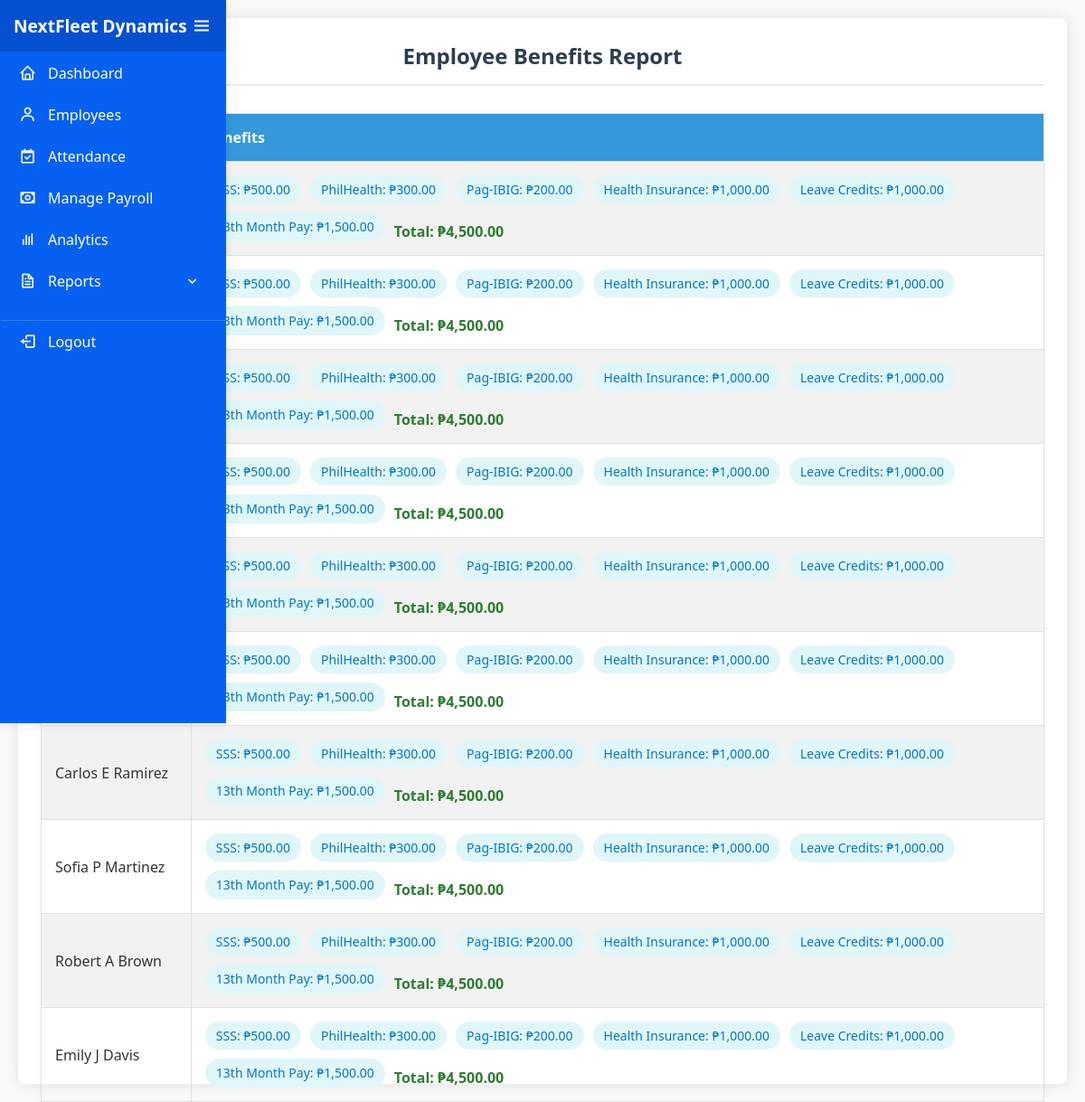
Page /php/benefits_report.php on the committed database.
### tables this page shows
CREATE TABLE `employee` (
  `id` int(11) NOT NULL,
  `first_name` varchar(50) NOT NULL,
  `middle_name` varchar(50) DEFAULT NULL,
  `last_name` varchar(50) NOT NULL,
  `email` varchar(100) NOT NULL,
  `contact` varchar(20) NOT NULL,
  `address` text NOT NULL,
  `age` int(11) NOT NULL,
  `dob` date NOT NULL,
  `gender` enum('male','female','other') NOT NULL,
  `position` varchar(50) NOT NULL,
  `department` varchar(50) NOT NULL,
  `date_hired` date NOT NULL,
  `created_at` timestamp NOT NULL DEFAULT current_timestamp()
);

### php/benefits_report.php (the view, shortened to what this page needs)
<?php
include 'db.php';
include 'admin_sidebar.php';
$sql = "SELECT id, first_name, middle_name, last_name FROM employee";
$result = $conn->query($sql);
?>
<!DOCTYPE html>
<html>
<head>
</head>
<body>
<div class="container">
    <h2>Employee Benefits Report</h2>
    <table>
        <tr>
            <th>Employee Name</th>
            <th>Benefits</th>
        </tr>
        <?php
        $benefits = [
            "SSS" => 500,
            "PhilHealth" => 300,
            "Pag-IBIG" => 200,
            "Health Insurance" => 1000,
            "Leave Credits" => 1000,
            "13th Month Pay" => 1500
        ];
        if ($result->num_rows > 0) {
            while ($row = $result->fetch_assoc()) {
                $fullname = $row['first_name'] . ' ' .
                            ($row['middle_name'] ? $row['middle_name'] . ' ' : '') .
                            $row['last_name'];
                echo "<tr>";
                echo "<td>$fullname</td>";
                echo "<td><div class='benefits-list'>";
                $total = 0;
                foreach ($benefits as $benefitName => $amount) {
                    echo "<span class='benefit-item'>$benefitName: ₱" . number_format($amount, 2) . "</span>";
                    $total += $amount;
                }
                echo "<span class='total'>Total: ₱" . number_format($total, 2) . "</span>";
                echo "</div></td>";
                echo "</tr>";
            }
        } else {
            echo "<tr><td colspan='2' class='no-data'>No employees found.</td></tr>";
        }
        ?>
    </table>
</div>
</body>
</html>

### php/admin_sidebar.php (shortened to what this page needs)
<head>
<link href="https://cdn.jsdelivr.net/npm/boxicons@2.1.4/css/boxicons.min.css" rel="stylesheet">
<link rel="stylesheet" href="../css/admin_sidebar.css?v=<?php echo time(); ?>">
</head>
<div class="sidebar" id="sidebar">
  <div class="sidebar-header">
      <h3>NextFleet Dynamics</h3>
      <button class="toggle-sidebar" id="toggleSidebar">
          <i class="bx bx-menu"></i>
      </button>
  </div>
  <a href="admindashboard.php"><i class="bx bx-home"></i> <span>Dashboard</span></a>
  <a href="manage_employees.php"><i class="bx bx-user"></i> <span>Employees</span></a>
  <a href="attendance_calendar.php"><i class="bx bx-calendar-check"></i><span>Attendance</span></a>
  <a href="manage_payroll.php"><i class="bx bx-money"></i> <span>Manage Payroll</span></a>
  <a href="analytics.php"><i class="bx bx-bar-chart"></i> <span>Analytics</span></a>
  <div class="sidebar-submenu">
    <a href="#" class="submenu-toggle">
        <i class="bx bx-file"></i> <span>Reports</span>
        <i class="bx bx-chevron-down submenu-icon"></i>
    </a>
  </div>
  <a href="../logout.php" class="logout"><i class="bx bx-log-out"></i> <span>Logout</span></a>
</div>

### css/admin_sidebar.css (style rules this page uses)
* { margin: 0; padding: 0; box-sizing: border-box; }
body { font-family: 'Arial', sans-serif; background-color: #f4f6f9; display: flex; min-height: 100vh; }
.sidebar { width: 250px; height: 100vh; background-color: #0660f1; color: white; position: fixed; top: 0; left: 0; overflow-y: auto; transition: width 0.3s ease; z-index: 1000; box-shadow: 0 0 10px rgba(0, 0, 0, 0.1); }
.sidebar-header { padding: 15px; display: flex; align-items: center; justify-content: space-between; background-color: #0550d1; border-bottom: 1px solid rgba(9, 92, 247, 0.966); }
.sidebar-header h3 { margin: 0; font-size: 1.2rem; font-weight: 600; color: white; }
.toggle-sidebar { background: transparent; border: none; color: white; cursor: pointer; font-size: 1.5rem; display: flex; align-items: center; justify-content: center; }
.sidebar a { display: flex; align-items: center; padding: 12px 15px; color: white; text-decoration: none; transition: background-color 0.2s ease; border-left: 3px solid transparent; }
.sidebar a i { margin-right: 10px; font-size: 1.2rem; min-width: 25px; text-align: center; }
.sidebar-submenu { position: relative; }
.submenu-toggle { cursor: pointer; position: relative; }
.submenu-icon { position: absolute; right: 15px; top: 50%; transform: translateY(-50%); transition: transform 0.3s ease; }
.logout { margin-top: 20px; border-top: 1px solid rgba(255, 255, 255, 0.2); padding-top: 15px; }

### php/benefits_report.php (style rules this page uses)
body { font-family: 'Segoe UI', Tahoma, Geneva, Verdana, sans-serif; padding: 20px; background-color: #f9f9f9; color: #333; }
.container { max-width: 1200px; margin: 0 auto; background-color: white; padding: 25px; border-radius: 8px; box-shadow: 0 0 15px rgba(0, 0, 0, 0.1); }
h2 { text-align: center; color: #2c3e50; margin-bottom: 30px; padding-bottom: 15px; border-bottom: 2px solid #eaeaea; }
table { width: 100%; border-collapse: collapse; margin-top: 20px; box-shadow: 0 0 8px rgba(0, 0, 0, 0.05); }
th, td { padding: 15px; text-align: left; border: 1px solid #e0e0e0; }
th { background-color: #3498db; color: white; font-weight: 600; }
tr:nth-child(even) { background-color: #f2f2f2; }
.benefits-list { display: flex; flex-wrap: wrap; gap: 10px; list-style: none; padding: 0; }
.benefit-item { background-color: #e0f7fa; padding: 6px 12px; border-radius: 30px; color: #0277bd; font-size: 14px; display: inline-block; }
.total { font-weight: bold; color: #2e7d32; margin-top: 10px; display: block; }

### rows in the picture
employee: benefitName "SSS", amount "500.00", benefitName "PhilHealth", amount "300.00", benefitName "Pag-IBIG", amount "200.00", benefitName "Health Insurance", amount "1,000.00", benefitName "Leave Credits", benefitName "13th Month Pay", amount "1,500.00", total "4,500.00"
employee: benefitName "SSS", amount "500.00", benefitName "PhilHealth", amount "300.00", benefitName "Pag-IBIG", amount "200.00", benefitName "Health Insurance", amount "1,000.00", benefitName "Leave Credits", benefitName "13th Month Pay", amount "1,500.00", total "4,500.00"
employee: benefitName "SSS", amount "500.00", benefitName "PhilHealth", amount "300.00", benefitName "Pag-IBIG", amount "200.00", benefitName "Health Insurance", amount "1,000.00", benefitName "Leave Credits", benefitName "13th Month Pay", amount "1,500.00", total "4,500.00"
employee: benefitName "SSS", amount "500.00", benefitName "PhilHealth", amount "300.00", benefitName "Pag-IBIG", amount "200.00", benefitName "Health Insurance", amount "1,000.00", benefitName "Leave Credits", benefitName "13th Month Pay", amount "1,500.00", total "4,500.00"
employee: benefitName "SSS", amount "500.00", benefitName "PhilHealth", amount "300.00", benefitName "Pag-IBIG", amount "200.00", benefitName "Health Insurance", amount "1,000.00", benefitName "Leave Credits", benefitName "13th Month Pay", amount "1,500.00", total "4,500.00"
employee: benefitName "SSS", amount "500.00", benefitName "PhilHealth", amount "300.00", benefitName "Pag-IBIG", amount "200.00", benefitName "Health Insurance", amount "1,000.00", benefitName "Leave Credits", benefitName "13th Month Pay", amount "1,500.00", total "4,500.00"
employee: fullname "Carlos E Ramirez", benefitName "SSS", amount "500.00", benefitName "PhilHealth", amount "300.00", benefitName "Pag-IBIG", amount "200.00", benefitName "Health Insurance", amount "1,000.00", benefitName "Leave Credits", benefitName "13th Month Pay", amount "1,500.00", total "4,500.00"
employee: fullname "Sofia P Martinez", benefitName "SSS", amount "500.00", benefitName "PhilHealth", amount "300.00", benefitName "Pag-IBIG", amount "200.00", benefitName "Health Insurance", amount "1,000.00", benefitName "Leave Credits", benefitName "13th Month Pay", amount "1,500.00", total "4,500.00"
employee: fullname "Robert A Brown", benefitName "SSS", amount "500.00", benefitName "PhilHealth", amount "300.00", benefitName "Pag-IBIG", amount "200.00", benefitName "Health Insurance", amount "1,000.00", benefitName "Leave Credits", benefitName "13th Month Pay", amount "1,500.00", total "4,500.00"
employee: fullname "Emily J Davis", benefitName "SSS", amount "500.00", benefitName "PhilHealth", amount "300.00", benefitName "Pag-IBIG", amount "200.00", benefitName "Health Insurance", amount "1,000.00", benefitName "Leave Credits", benefitName "13th Month Pay", amount "1,500.00", total "4,500.00"
